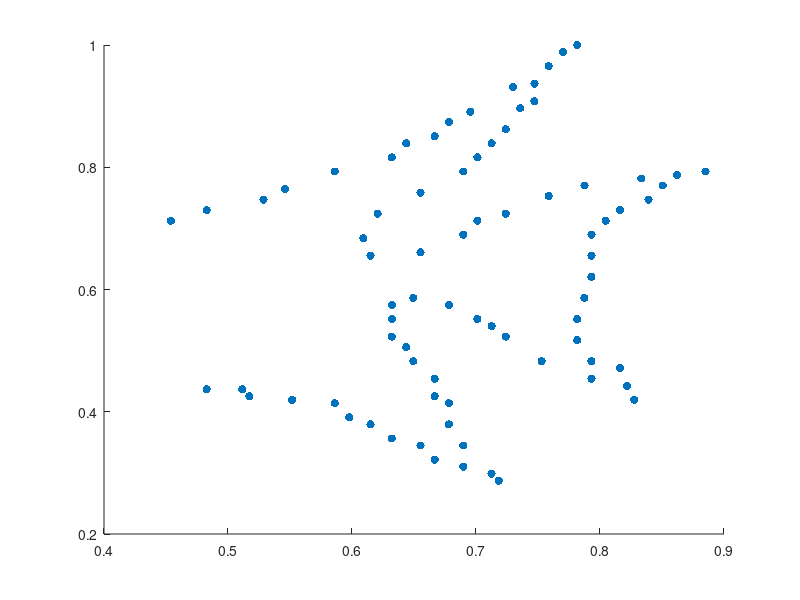

Write MATLAB code to recreate this figure.
pts = [ 
    0.4540    0.7126;
    0.4828    0.7299;
    0.4828    0.4368;
    0.5115    0.4368;
    0.5172    0.4253;
    0.5287    0.7471;
    0.5460    0.7644;
    0.5517    0.4195;
    0.5862    0.7931;
    0.5862    0.4138;
    0.5977    0.3908;
    0.6092    0.6839;
    0.6149    0.6552;
    0.6149    0.3793;
    0.6322    0.8161;
    0.6207    0.7241;
    0.6322    0.5747;
    0.6322    0.5517;
    0.6322    0.5230;
    0.6322    0.3563;
    0.6437    0.8391;
    0.6552    0.7586;
    0.6552    0.6609;
    0.6494    0.5862;
    0.6437    0.5057;
    0.6494    0.4828;
    0.6552    0.3448;
    0.6667    0.8506;
    0.6667    0.4540;
    0.6667    0.4253;
    0.6667    0.3218;
    0.6782    0.8736;
    0.6897    0.7931;
    0.6897    0.6897;
    0.6782    0.5747;
    0.6782    0.4138;
    0.6782    0.3793;
    0.6897    0.3448;
    0.6897    0.3103;
    0.6954    0.8908;
    0.7011    0.5517;
    0.7011    0.8161;
    0.7011    0.7126;
    0.7356    0.8966;
    0.7241    0.8621;
    0.7126    0.8391;
    0.7241    0.7241;
    0.7126    0.5402;
    0.7241    0.5230;
    0.7126    0.2989;
    0.7184    0.2874;
    0.7299    0.9310;
    0.7586    0.9655;
    0.7471    0.9368;
    0.7471    0.9080;
    0.7586    0.7529;
    0.7529    0.4828;
    0.7701    0.9885;
    0.7816    1.0000;
    0.7874    0.7701;
    0.7874    0.5862;
    0.7816    0.5517;
    0.7816    0.5172;
    0.7931    0.4828;
    0.7931    0.4540;
    0.7931    0.6897;
    0.7931    0.6552;
    0.7931    0.6207;
    0.8046    0.7126;
    0.8161    0.7299;
    0.8161    0.4713;
    0.8218    0.4425;
    0.8276    0.4195;
    0.8333    0.7816;
    0.8391    0.7471;
    0.8621    0.7874;
    0.8506    0.7701;
    0.8851    0.7931];

figure, scatter(pts(:,1),pts(:,2),'o', 'filled');



